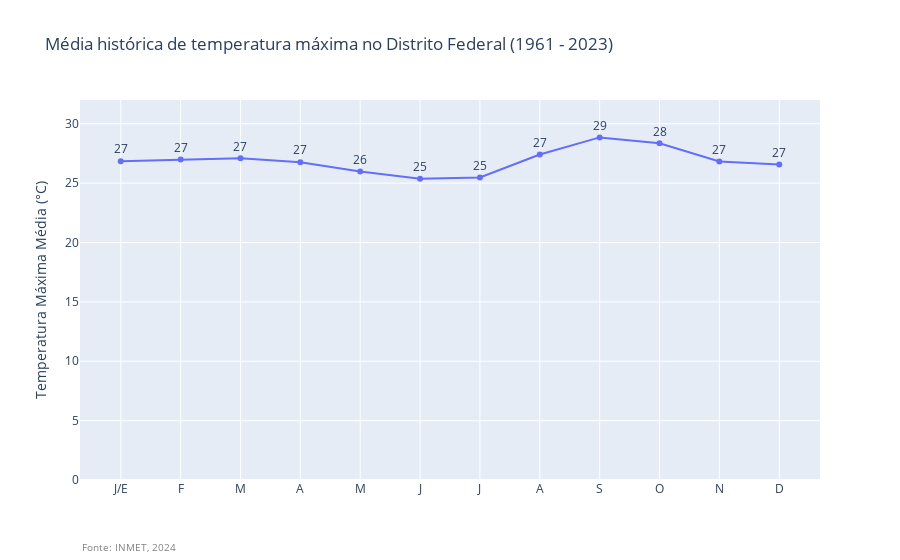

Notebook cell for this chart:
### Code cell
# Criar o gráfico
fig = go.Figure()

# Adicionar o trace com os dados ordenados
fig.add_trace(go.Scatter(x=est_brasilia_max_media_ano['MÊS'], 
                         y=round(est_brasilia_max_media_ano['TEMPERATURA MAXIMA, DIARIA(°C)'], 2), 
                         mode='lines+markers+text', 
                         text = round(est_brasilia_max_media_ano['TEMPERATURA MAXIMA, DIARIA(°C)'], 0),
                         textposition='top center',
                         name='Estação Convencional Inmet (1961 - 2023)'))

# Atualizar o layout para garantir que o eixo x comece pelo mês 9
fig.update_layout(
    xaxis=dict(
        tickvals=['September', 'October', 'November', 'December', 'January', 'February',
                  'March', 'April', 'May', 'June', 'July', 'August'],  # Ordenação do eixo X começando pelo mês 9
        ticktext=['S', 'O', 'N', 'D', 'J/E', 'F', 'M', 'A', 'M', 'J', 'J', 'A'],  # Abreviações dos meses
        # title="Mês"
    ),
    yaxis = dict(
        title = 'Temperatura Máxima Média (°C)',
        range = [0, 32],
        tickvals = list(range(0,33, 5)),
    ),
    title="Média histórica de temperatura máxima no Distrito Federal (1961 - 2023)", # Título do gráfico
    # Adicionar a anotação com a fonte dos dados
    annotations = [
        dict(
            x=0, y=-0.2,  # Posição da fonte no layout (ajuste conforme necessário)
            xref="paper", yref="paper",
            text="Fonte: INMET, 2024",  # Texto da fonte
            showarrow=False,
            font=dict(size=10, color="gray")
        )
    ]
)

### Figure 1 — Plotly figure (JSON) as saved in the notebook; plotly's stock layout.template omitted (floating-point values rounded to 4 significant figures)
{"data": [{"mode": "lines+markers+text", "name": "Estação Convencional Inmet (1961 - 2023)", "text": [27, 27, 27, 27, 26, 25, 25, 27, 29, 28, 27, 27], "textposition": "top center", "type": "scatter", "x": ["January", "February", "March", "April", "May", "June", "July", "August", "September", "October", "November", "December"], "y": [26.85, 27, 27.09, 26.76, 25.97, 25.36, 25.48, 27.41, 28.85, 28.35, 26.83, 26.56]}], "layout": {"annotations": [{"font": {"color": "gray", "size": 10}, "showarrow": false, "text": "Fonte: INMET, 2024", "x": 0, "xref": "paper", "y": -0.2, "yref": "paper"}], "title": {"text": "Média histórica de temperatura máxima no Distrito Federal (1961 - 2023)"}, "xaxis": {"ticktext": ["S", "O", "N", "D", "J/E", "F", "M", "A", "M", "J", "J", "A"], "tickvals": ["September", "October", "November", "December", "January", "February", "March", "April", "May", "June", "July", "August"]}, "yaxis": {"range": [0, 32], "tickvals": [0, 5, 10, 15, 20, 25, 30], "title": {"text": "Temperatura Máxima Média (°C)"}}}}
